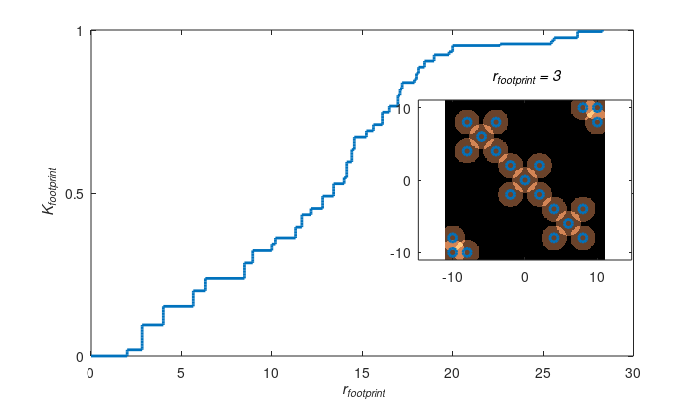

The MATLAB source for this figure:
function Plot_K_footprint(sensors,r_footprint)
%
% \begin{equation}
% K_{footprint} = \frac{2}{N^2-N}  \sum_{i=1}^N \sum_{j=i+1}^N \left(  \left\| p_i - p_j \right\| _2  \le r_{footprint} \right).
% \end{equation}
if nargin <1
sensors=[0,0;-2,2;2,2;-2,-2;2,-2;-6,6;-8,8;-4,8;-8,4;-4,4;6,-6;8,-8;4,-8;8,-4;4,-4;-10,-10;10,10;-8,-10;-10,-8;8,10;10,8];%Intresting points
r_footprint = 3;
end

D = pdist(sensors);  %pairwise distances

dval = sort(D);
n = numel(dval);

figure(1)
clf
stairs([0,dval],(0:n)/n,'linewidth',2)
xlabel('\it r_{footprint}')
ylabel('\it K_{footprint}')
set(gca,'Ytick',[0,.5,1])
% figure(2)
% clf
axes('Position',[0.55,0.35,0.4,0.4])
%make out interesting function
szInteresting = 200;
phi = zeros(szInteresting,szInteresting);
%these are interesting!!!
[mX,mY] = meshgrid(linspace(-11,11,szInteresting),linspace(-11,11,szInteresting)); %making the grid
for m = 1:size(sensors,1)
    h = 1.25;
    phi=phi+TransmissionCostCalc(h,sensors(m,1), sensors(m,2),6, mX, mY,r_footprint);
end
imagesc(mX(1,:),mY(:,1),phi);
hold on
    set(gca,'YDir','normal');
    %colormap lines
    colormap copper
plot( sensors(:,1),sensors(:,2), 'o','LineWidth',2)
set(gca,'Xtick',[-10,0,10],'Ytick',[-10,0,10])
axis equal
axis tight
title(['\it r_{footprint} = ',num2str(r_footprint)])

set(gcf,'papersize',[7,4])
set(gcf,'paperposition',[0,0,7,4])
print -dpdf '../../pictures/Kfootprint.pdf'

end

function [O] = TransmissionCostCalc(h, xs, ys, pow, xr, yr,r_footprint) %#ok<INUSL>
%  h is height of robot
% [xs,ys] center of sensor nodes,
% [xr,yr] are grid points
%Defining a function for the intresting points
% We would use it in waypointControlForPathPlaning as a function that
% generates intresting points for robots
%O = 1./(((h)^(2))+((xs-xr).^(2))+((ys-yr).^(2))).^((pow)/(2));
O =   1* ( ((xs-xr).^2+(ys-yr).^2)<r_footprint); %Binary cost -- is it better?
end

